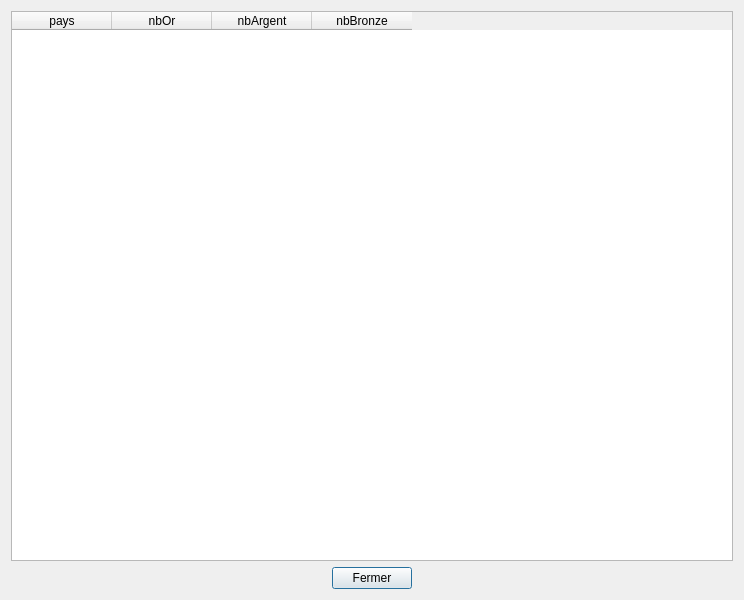
<?xml version="1.0" encoding="UTF-8"?>
<ui version="4.0">
 <class>tablesDataV1</class>
 <widget class="QDialog" name="tablesDataV1">
  <property name="geometry">
   <rect>
    <x>0</x>
    <y>0</y>
    <width>744</width>
    <height>600</height>
   </rect>
  </property>
  <property name="sizePolicy">
   <sizepolicy hsizetype="Preferred" vsizetype="Preferred">
    <horstretch>0</horstretch>
    <verstretch>0</verstretch>
   </sizepolicy>
  </property>
  <property name="minimumSize">
   <size>
    <width>0</width>
    <height>0</height>
   </size>
  </property>
  <property name="windowTitle">
   <string>BD JO</string>
  </property>
  <layout class="QVBoxLayout" name="verticalLayout">
   <item>
    <layout class="QVBoxLayout" name="verticalLayout_4">
     <item>
      <widget class="QTableWidget" name="tableWidget">
       <column>
        <property name="text">
         <string>pays</string>
        </property>
       </column>
       <column>
        <property name="text">
         <string>nbOr</string>
        </property>
       </column>
       <column>
        <property name="text">
         <string>nbArgent</string>
        </property>
       </column>
       <column>
        <property name="text">
         <string>nbBronze</string>
        </property>
       </column>
      </widget>
     </item>
    </layout>
   </item>
   <item>
    <layout class="QHBoxLayout" name="horizontalLayout">
     <item>
      <spacer name="horizontalSpacer_data_V1">
       <property name="orientation">
        <enum>Qt::Horizontal</enum>
       </property>
       <property name="sizeHint" stdset="0">
        <size>
         <width>40</width>
         <height>20</height>
        </size>
       </property>
      </spacer>
     </item>
     <item>
      <widget class="QPushButton" name="pushButton_data_V1">
       <property name="text">
        <string>Fermer</string>
       </property>
      </widget>
     </item>
     <item>
      <spacer name="horizontalSpacer_2_data_V1">
       <property name="orientation">
        <enum>Qt::Horizontal</enum>
       </property>
       <property name="sizeHint" stdset="0">
        <size>
         <width>40</width>
         <height>20</height>
        </size>
       </property>
      </spacer>
     </item>
    </layout>
   </item>
  </layout>
 </widget>
 <resources/>
 <connections>
  <connection>
   <sender>pushButton_data_V1</sender>
   <signal>clicked()</signal>
   <receiver>tablesDataV1</receiver>
   <slot>close()</slot>
   <hints>
    <hint type="sourcelabel">
     <x>360</x>
     <y>575</y>
    </hint>
    <hint type="destinationlabel">
     <x>323</x>
     <y>169</y>
    </hint>
   </hints>
  </connection>
 </connections>
 <slots>
  <slot>refreshSpectaclesData()</slot>
  <slot>refreshZonesData()</slot>
  <slot>refreshRepresentationsData()</slot>
 </slots>
</ui>
